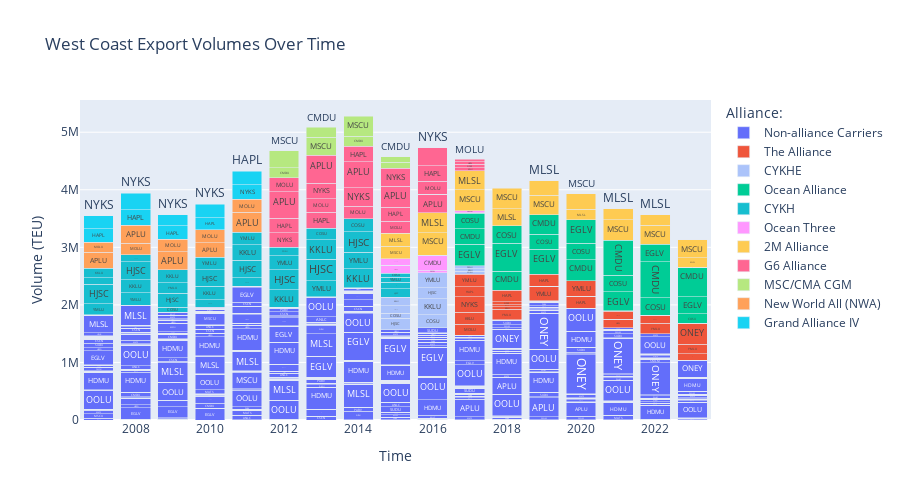

Write notebook code for a chart like this one.
### Code cell
df = (
    exports_lf
    #group by alliance, scac, and year
    .group_by('alliance', 'unified_carrier_scac', 'year')
    .agg(pl.col('teus').sum())
    .collect()
)

#plot
fig = px.bar(
    df, x='year', y='teus',
    color='alliance', 
    barmode='stack', 
    text='unified_carrier_scac', 
    title='West Coast Export Volumes Over Time',
    width=900,
    height=500,
    color_discrete_map={
        'Non-alliance Carriers':'#636EFA',
        'The Alliance':'#EF553B',
        'Ocean Alliance':'#00CC96',
        'CYKHE':'#ABC3FA',
        'New World All (NWA)':'#FFA15A',
        'Grand Alliance IV':'#19D3F3',
        'G6 Alliance':'#FF6692',
        'MSC/CMA CGM':'#B6E880',
        '2M Alliance':'#FECB52',
        'Ocean Three':'#FF97FF',
        'CYKH':'#17BECF',
    },
    labels={
        'alliance':'Alliance:',
        'teus':'Volume (TEU)',
        'year':'Time'
    },
    category_orders={
        'alliance':[
            'Non-alliance Carriers', 'The Alliance', 'CYKHE', 'Ocean Alliance',  
            'CYKH', 'Ocean Three', '2M Alliance', 'G6 Alliance', 'MSC/CMA CGM', 'New World All (NWA)', 'Grand Alliance IV'
        ]
    }
    )

fig.show()

### Figure 1 — Plotly figure (JSON) as saved in the notebook; plotly's stock layout.template omitted (floating-point values rounded to 4 significant figures; data arrays with more than 128 entries replaced by an {"elided": "..."} marker saying what was removed)
{"data": [{"alignmentgroup": "True", "hovertemplate": "Alliance:=Non-alliance Carriers<br>Time=%{x}<br>Volume (TEU)=%{y}<br>unified_carrier_scac=%{text}<extra></extra>", "legendgroup": "Non-alliance Carriers", "marker": {"color": "#636EFA", "pattern": {"shape": ""}}, "name": "Non-alliance Carriers", "offsetgroup": "Non-alliance Carriers", "orientation": "v", "showlegend": true, "text": {"elided": "3047 str values"}, "textposition": "auto", "type": "bar", "x": {"elided": "3047 int values"}, "xaxis": "x", "y": {"elided": "3047 float values"}, "yaxis": "y"}, {"alignmentgroup": "True", "hovertemplate": "Alliance:=The Alliance<br>Time=%{x}<br>Volume (TEU)=%{y}<br>unified_carrier_scac=%{text}<extra></extra>", "legendgroup": "The Alliance", "marker": {"color": "#EF553B", "pattern": {"shape": ""}}, "name": "The Alliance", "offsetgroup": "The Alliance", "orientation": "v", "showlegend": true, "text": ["MOLU", "YMLU", "MOLU", "MOLU", "KKLU", "KKLU", "NYKS", "HAPL", "NYKS", "HAPL", "HAPL", "NYKS", "MOLU", "NYKS", "YMLU", "KKLU", "YMLU", "NYKS", "YMLU", "HAPL", "KKLU", "HAPL", "YMLU", "MOLU", "MOLU", "ONEY", "HAPL", "NYKS", "YMLU", "HAPL", "KKLU", "NYKS", "YMLU", "KKLU", "MOLU", "KKLU"], "textposition": "auto", "type": "bar", "x": [2023, 2019, 2017, 2019, 2017, 2023, 2020, 2021, 2017, 2023, 2020, 2022, 2020, 2019, 2022, 2019, 2018, 2021, 2023, 2022, 2018, 2017, 2020, 2018, 2022, 2023, 2019, 2018, 2021, 2018, 2020, 2023, 2017, 2022, 2021, 2021], "xaxis": "x", "y": [2149.0, 255200.0, 191900.0, 162.5, 208300.0, 27.08, 889.2, 149300.0, 270900.0, 111900.0, 205300.0, 767.3, 139.9, 1079.0, 185800.0, 419.1, 184300.0, 988.5, 166300.0, 131500.0, 42800.0, 166900.0, 269800.0, 33890.0, 4798.0, 359800.0, 206700.0, 57850.0, 139400.0, 194400.0, 198.6, 207.6, 221200.0, 85.76, 5845.0, 75.72], "yaxis": "y"}, {"alignmentgroup": "True", "hovertemplate": "Alliance:=CYKHE<br>Time=%{x}<br>Volume (TEU)=%{y}<br>unified_carrier_scac=%{text}<extra></extra>", "legendgroup": "CYKHE", "marker": {"color": "#ABC3FA", "pattern": {"shape": ""}}, "name": "CYKHE", "offsetgroup": "CYKHE", "orientation": "v", "showlegend": true, "text": ["COSU", "COSU", "KKLU", "KKLU", "HJSC", "COSU", "HJSC", "YMLU", "YMLU", "YMLU", "KKLU"], "textposition": "auto", "type": "bar", "x": [2016, 2017, 2016, 2017, 2015, 2015, 2016, 2017, 2016, 2015, 2015], "xaxis": "x", "y": [228900.0, 52480.0, 277500.0, 44740.0, 198900.0, 87810.0, 193300.0, 48280.0, 260500.0, 124700.0, 152700.0], "yaxis": "y"}, {"alignmentgroup": "True", "hovertemplate": "Alliance:=Ocean Alliance<br>Time=%{x}<br>Volume (TEU)=%{y}<br>unified_carrier_scac=%{text}<extra></extra>", "legendgroup": "Ocean Alliance", "marker": {"color": "#00CC96", "pattern": {"shape": ""}}, "name": "Ocean Alliance", "offsetgroup": "Ocean Alliance", "orientation": "v", "showlegend": true, "text": ["CMDU", "EGLV", "EGLV", "COSU", "EGLV", "COSU", "COSU", "COSU", "CMDU", "COSU", "CMDU", "CMDU", "COSU", "EGLV", "EGLV", "CMDU", "EGLV", "CMDU", "CMDU", "EGLV", "COSU"], "textposition": "auto", "type": "bar", "x": [2020, 2019, 2017, 2020, 2021, 2022, 2021, 2019, 2017, 2023, 2022, 2019, 2017, 2020, 2023, 2021, 2022, 2018, 2023, 2018, 2018], "xaxis": "x", "y": [370700.0, 433600.0, 371500.0, 286600.0, 326800.0, 306800.0, 286800.0, 256200.0, 276300.0, 171400.0, 625400.0, 346200.0, 265300.0, 403456, 290800.0, 608800.0, 303300.0, 336500.0, 505400.0, 483000.0, 306600.0], "yaxis": "y"}, {"alignmentgroup": "True", "hovertemplate": "Alliance:=CYKH<br>Time=%{x}<br>Volume (TEU)=%{y}<br>unified_carrier_scac=%{text}<extra></extra>", "legendgroup": "CYKH", "marker": {"color": "#17BECF", "pattern": {"shape": ""}}, "name": "CYKH", "offsetgroup": "CYKH", "orientation": "v", "showlegend": true, "text": ["YMLU", "COSU", "HJSC", "KKLU", "COSU", "HJSC", "KKLU", "COSU", "YMLU", "YMLU", "HJSC", "HJSC", "YMLU", "KKLU", "KKLU", "HJSC", "HJSC", "KKLU", "COSU", "COSU", "YMLU", "COSU", "KKLU", "YMLU", "KKLU", "HJSC", "KKLU", "YMLU", "YMLU", "HJSC", "HJSC", "COSU", "YMLU", "COSU", "KKLU", "COSU"], "textposition": "auto", "type": "bar", "x": [2013, 2009, 2015, 2012, 2010, 2012, 2014, 2011, 2008, 2007, 2013, 2011, 2014, 2015, 2011, 2007, 2009, 2013, 2007, 2013, 2015, 2015, 2007, 2012, 2010, 2010, 2008, 2009, 2011, 2008, 2014, 2012, 2010, 2014, 2009, 2008], "xaxis": "x", "y": [275300.0, 91490.0, 143500.0, 308500.0, 131300.0, 344700.0, 336500.0, 140200.0, 214900.0, 196800.0, 379300.0, 309800.0, 285300.0, 112400.0, 265400.0, 336400.0, 241400.0, 336000.0, 109600.0, 196300.0, 88300.0, 72560.0, 169400.0, 240700.0, 236100.0, 287100.0, 226300.0, 183500.0, 216800.0, 314600.0, 355600.0, 151200.0, 216900.0, 221200.0, 220600.0, 122000.0], "yaxis": "y"}, {"alignmentgroup": "True", "hovertemplate": "Alliance:=Ocean Three<br>Time=%{x}<br>Volume (TEU)=%{y}<br>unified_carrier_scac=%{text}<extra></extra>", "legendgroup": "Ocean Three", "marker": {"color": "#FF97FF", "pattern": {"shape": ""}}, "name": "Ocean Three", "offsetgroup": "Ocean Three", "orientation": "v", "showlegend": true, "text": ["CMDU", "UASC", "UASC", "CSCN", "CSCN", "CSCN", "CMDU", "CMDU", "UASC"], "textposition": "auto", "type": "bar", "x": [2015, 2017, 2015, 2017, 2015, 2016, 2016, 2017, 2016], "xaxis": "x", "y": [132300.0, 4936.0, 158.8, 25.27, 117900.0, 42490.0, 254900.0, 38770.0, 2092.0], "yaxis": "y"}, {"alignmentgroup": "True", "hovertemplate": "Alliance:=2M Alliance<br>Time=%{x}<br>Volume (TEU)=%{y}<br>unified_carrier_scac=%{text}<extra></extra>", "legendgroup": "2M Alliance", "marker": {"color": "#FECB52", "pattern": {"shape": ""}}, "name": "2M Alliance", "offsetgroup": "2M Alliance", "orientation": "v", "showlegend": true, "text": ["MSCU", "MLSL", "MSCU", "MSCU", "MLSL", "MSCU", "MSCU", "SUDU", "MSCU", "MLSL", "MLSL", "MSCU", "MLSL", "MLSL", "MLSL", "MSCU", "MLSL", "MLSL", "MSCU"], "textposition": "auto", "type": "bar", "x": [2022, 2018, 2015, 2016, 2020, 2017, 2019, 2023, 2020, 2015, 2023, 2021, 2016, 2017, 2019, 2023, 2022, 2021, 2018], "xaxis": "x", "y": [333400.0, 290200.0, 213600.0, 394300.0, 180000.0, 365000.0, 333500.0, 8899, 273700.0, 231100.0, 162000.0, 354600.0, 349300.0, 332100.0, 251900.0, 314300.0, 181900.0, 190900.0, 358400.0], "yaxis": "y"}, {"alignmentgroup": "True", "hovertemplate": "Alliance:=G6 Alliance<br>Time=%{x}<br>Volume (TEU)=%{y}<br>unified_carrier_scac=%{text}<extra></extra>", "legendgroup": "G6 Alliance", "marker": {"color": "#FF6692", "pattern": {"shape": ""}}, "name": "G6 Alliance", "offsetgroup": "G6 Alliance", "orientation": "v", "showlegend": true, "text": ["MOLU", "HAPL", "APLU", "NYKS", "MOLU", "MOLU", "APLU", "NYKS", "HMMU", "NYKS", "MOLU", "HAPL", "HAPL", "MOLU", "NYKS", "HAPL", "HAPL", "APLU", "APLU", "APLU", "APLU", "HAPL", "NYKS", "NYKS", "MOLU"], "textposition": "auto", "type": "bar", "x": [2014, 2013, 2016, 2014, 2015, 2013, 2017, 2012, 2016, 2017, 2016, 2017, 2012, 2017, 2013, 2016, 2015, 2012, 2013, 2014, 2015, 2014, 2016, 2015, 2012], "xaxis": "x", "y": [222400.0, 284400.0, 313000.0, 316100.0, 202400.0, 231400.0, 54120.0, 246300.0, 212.1, 59070.0, 232300.0, 42720.0, 259100.0, 41330.0, 271000.0, 266800.0, 246500.0, 455500.0, 481900.0, 452000.0, 367400.0, 270800.0, 315200.0, 306700.0, 249200.0], "yaxis": "y"}, {"alignmentgroup": "True", "hovertemplate": "Alliance:=MSC/CMA CGM<br>Time=%{x}<br>Volume (TEU)=%{y}<br>unified_carrier_scac=%{text}<extra></extra>", "legendgroup": "MSC/CMA CGM", "marker": {"color": "#B6E880", "pattern": {"shape": ""}}, "name": "MSC/CMA CGM", "offsetgroup": "MSC/CMA CGM", "orientation": "v", "showlegend": true, "text": ["CMDU", "CMDU", "MSCU", "MSCU", "MSCU", "CMDU", "CMDU", "MSCU"], "textposition": "auto", "type": "bar", "x": [2014, 2012, 2014, 2015, 2013, 2013, 2015, 2012], "xaxis": "x", "y": [178500.0, 166500.0, 347900.0, 107500.0, 311400.0, 176300.0, 98550.0, 302300.0], "yaxis": "y"}, {"alignmentgroup": "True", "hovertemplate": "Alliance:=New World All (NWA)<br>Time=%{x}<br>Volume (TEU)=%{y}<br>unified_carrier_scac=%{text}<extra></extra>", "legendgroup": "New World All (NWA)", "marker": {"color": "#FFA15A", "pattern": {"shape": ""}}, "name": "New World All (NWA)", "offsetgroup": "New World All (NWA)", "orientation": "v", "showlegend": true, "text": ["APLU", "APLU", "MOLU", "APLU", "MOLU", "APLU", "MOLU", "MOLU", "APLU", "MOLU"], "textposition": "auto", "type": "bar", "x": [2011, 2007, 2011, 2010, 2010, 2009, 2007, 2008, 2008, 2009], "xaxis": "x", "y": [349500.0, 273600.0, 228100.0, 254200.0, 222400.0, 316500.0, 179700.0, 201900.0, 310600.0, 215000.0], "yaxis": "y"}, {"alignmentgroup": "True", "hovertemplate": "Alliance:=Grand Alliance IV<br>Time=%{x}<br>Volume (TEU)=%{y}<br>unified_carrier_scac=%{text}<extra></extra>", "legendgroup": "Grand Alliance IV", "marker": {"color": "#19D3F3", "pattern": {"shape": ""}}, "name": "Grand Alliance IV", "offsetgroup": "Grand Alliance IV", "orientation": "v", "showlegend": true, "text": ["HAPL", "NYKS", "HAPL", "HAPL", "NYKS", "NYKS", "NYKS", "HAPL", "HAPL", "NYKS"], "textposition": "auto", "type": "bar", "x": [2007, 2007, 2010, 2008, 2008, 2010, 2011, 2011, 2009, 2009], "xaxis": "x", "y": [233600.0, 223600.0, 212000.0, 268000.0, 290100.0, 231700.0, 252600.0, 235300.0, 230700.0, 197000.0], "yaxis": "y"}], "layout": {"barmode": "stack", "height": 500, "legend": {"title": {"text": "Alliance:"}, "tracegroupgap": 0}, "title": {"text": "West Coast Export Volumes Over Time"}, "width": 900, "xaxis": {"anchor": "y", "domain": [0, 1], "title": {"text": "Time"}}, "yaxis": {"anchor": "x", "domain": [0, 1], "title": {"text": "Volume (TEU)"}}}}
